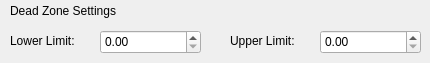
        <widget class="QWidget" name="page_37">
         <widget class="QLabel" name="label_83">
          <property name="geometry">
           <rect>
            <x>10</x>
            <y>0</y>
            <width>251</width>
            <height>21</height>
           </rect>
          </property>
          <property name="text">
           <string>Dead Zone Settings</string>
          </property>
         </widget>
         <widget class="QLabel" name="label_84">
          <property name="geometry">
           <rect>
            <x>10</x>
            <y>30</y>
            <width>81</width>
            <height>21</height>
           </rect>
          </property>
          <property name="text">
           <string>Lower Limit:</string>
          </property>
         </widget>
         <widget class="QLabel" name="label_87">
          <property name="geometry">
           <rect>
            <x>230</x>
            <y>30</y>
            <width>81</width>
            <height>21</height>
           </rect>
          </property>
          <property name="text">
           <string>Upper Limit:</string>
          </property>
         </widget>
         <widget class="QDoubleSpinBox" name="pipelineTool_deadZoneLowerLimitSpinBox">
          <property name="geometry">
           <rect>
            <x>100</x>
            <y>30</y>
            <width>101</width>
            <height>24</height>
           </rect>
          </property>
         </widget>
         <widget class="QDoubleSpinBox" name="pipelineTool_deadZoneUpperLimitSpinBox">
          <property name="geometry">
           <rect>
            <x>320</x>
            <y>30</y>
            <width>101</width>
            <height>24</height>
           </rect>
          </property>
         </widget>
        </widget>
